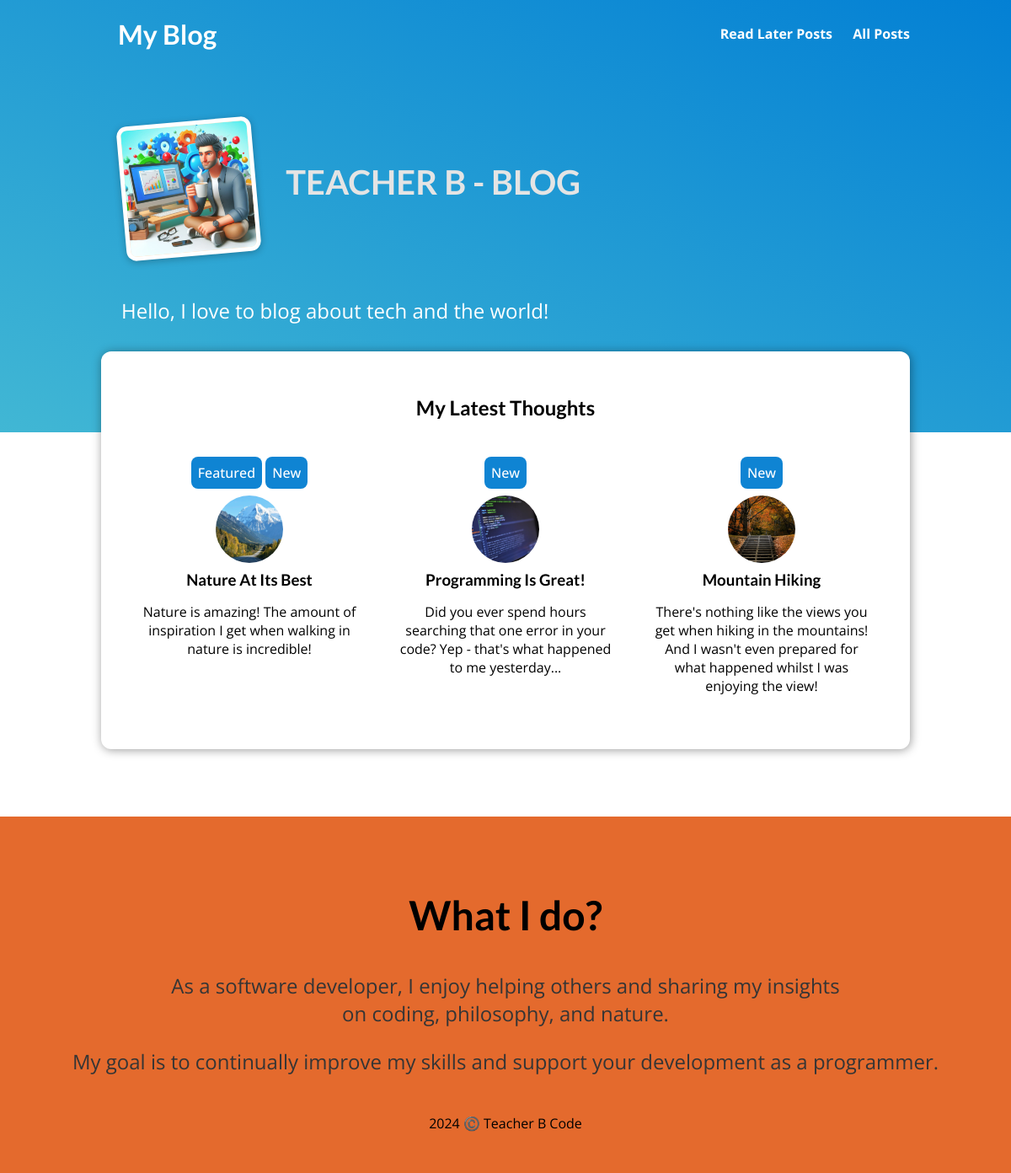
The page / on the database its author committed.
### blog/models.py (models this page shows, shortened)
class Tag(models.Model):
    caption = models.CharField(max_length = 100)

class All_Posts(models.Model):
    title = models.CharField(max_length = 200)
    excerpt = models.CharField(max_length = 500)
    content = models.TextField()
    date = models.DateTimeField(auto_now_add = True)
    slug = models.SlugField(default="",blank= True, null=False, unique= True, db_index=True)
    author = models.ForeignKey(Author, on_delete=models.SET_NULL, related_name="posts", null = True)
    tag = models.ManyToManyField(Tag)
    image = models.ImageField(upload_to="images", default="images/coding.jpg")
    class Meta:
        verbose_name_plural = "All_Posts"

### blog/views.py (the view)
# urls.py: path('', views.HomeView.as_view(), name="Home-page" ),
class HomeView(View):
    def get(self, request):
        latest_posts  = All_Posts.objects.all().order_by("-date")[:3]
        year = date.today().year
        return render(request, 'blog/home.html', {'posts': latest_posts, "year": year })

### blog/templates/blog/home.html (shortened to what this page needs)
{% extends 'base.html' %}
{% load static %}
{% block css%}
<link rel="stylesheet" href="{% static 'blog/index.css' %}">
{% endblock %}
{% block content %}
    <section id="welcome">
        <header>
            <img src="{% static 'blog/images/picImage.png' %}" alt="Teacher B's Blog"/>
            <h2>TEACHER B - BLOG</h2>
        </header>
        <p>Hello, I love to blog about tech and the world!</p>
    </section>
    <section id="latest-posts">
        <h2>My Latest Thoughts</h2>
        <ul>
            {% for post in posts %}
                {% include "blog/includes/post.html"%}
            {% endfor %}
        </ul>
    </section>
    <section id="about">
        <h2>What I do?</h2>
        <p>
            As a software developer, I enjoy helping others and sharing my insights <br> on coding, philosophy, and nature.
        </p>
        <p>
            My goal is to continually improve my skills and support your development as a programmer.
        </p>
        <br>
        <footer> {{year}} ©️ Teacher B Code  </footer>
    </section>
{% endblock %}

### blog/templates/blog/includes/post.html
{% load static %}
<li>
    <article class="post">
        <a href="{% url 'post-detail-page' post.slug  %}">
            <div class="tag_content">
                {% for tag in post.tag.all %}
                    <span class = "tag">{{ tag.caption }}</span>
                {% endfor %}
            </div>
            <img src="{{ post.image.url }}" alt="{{post.title}}"/>
            <div class="post__content">
                <h3>{{ post.title }}</h3>
                <p>
                    {{post.excerpt}}
                </p>
            </div>
        </a>
    </article>
</li>

### static/app.css (style rules this page uses)
* { box-sizing: border-box; }
html { font-family: 'Open Sans', 'Lato', sans-serif; }
body { margin: 0; }
h1, h2, h3 { font-family: 'Lato', sans-serif; font-weight: bold; }

### blog/static/blog/post.css (style rules this page uses)
.post { display: flex; flex-direction: column; align-items: center; text-align: center; }
.post a { text-decoration: none; color: black; transition: all 0.2s ease; padding: 1rem; }
.post img { width: 5rem; height: 5rem; object-fit: cover; border-radius: 50%; }
.post h3 { margin: 0.25rem 0; }
.post .tag_content { margin: 1rem auto; }
.post .tag { background-color:#0f84d3; color: rgb(255, 255, 255); padding: 0.5rem 0.5rem; border-radius: 8px; font-weight: 500; }

### blog/static/blog/index.css (style rules this page uses)
#welcome { background: linear-gradient(to right top, #41b7d4, #0380d4); padding: 6rem 12%; }
#welcome header { display: flex; align-items: flex-start; margin: 3rem auto; }
#welcome img { width: 10rem; height: 10rem; display: block; object-fit: cover; object-position: top; border: 5px solid white; border-radius: 12px; background-color: #ffe1bf; transform: rotateZ(-5deg); box-shadow: 0 2px 8px rgba(0, 0, 0, 0.25); }
#welcome h2 { font-size: 2.5rem; margin: 0 0 0 1.2rem; padding: 3rem 1rem 0 ; color: #e4e4e4; }
#welcome p { color: white; font-size: 1.5rem; margin: 1rem auto 2rem ; }
#latest-posts { background-color: white; padding: 2rem; border-radius: 12px; width: 60rem; margin: -6rem auto 2rem auto; box-shadow: 1px 1px 12px rgba(0, 0, 0, 0.4); }
#latest-posts h2 { text-align: center; }
#latest-posts ul { list-style: none; margin: 0; padding: 0; display: flex; gap: 1rem; }
#latest-posts a { border-radius: 8px; }
#latest-posts li { flex: 1; }
#about { text-align: center; padding: 3rem; background-color: #e46a2d; margin-top: 5rem; }
#about h2 { font-size: 3rem; }
#about p { font-size: 1.5rem; color: #353535; }

### rows shown on the page
All_Posts: image (picture), title "Nature At Its Best", excerpt "Nature is amazing! The amount of inspiration I get when walking in nature is incredible!"
Tag: caption "Featured"
Tag: caption "New"
All_Posts: image (picture), title "Programming Is Great!", excerpt "Did you ever spend hours searching that one error in your code? Yep - that's what happened to me yesterday..."
All_Posts: image (picture), title "Mountain Hiking", excerpt "There's nothing like the views you get when hiking in the mountains! And I wasn't even prepared for what happened whilst I was enjoying the view!"
